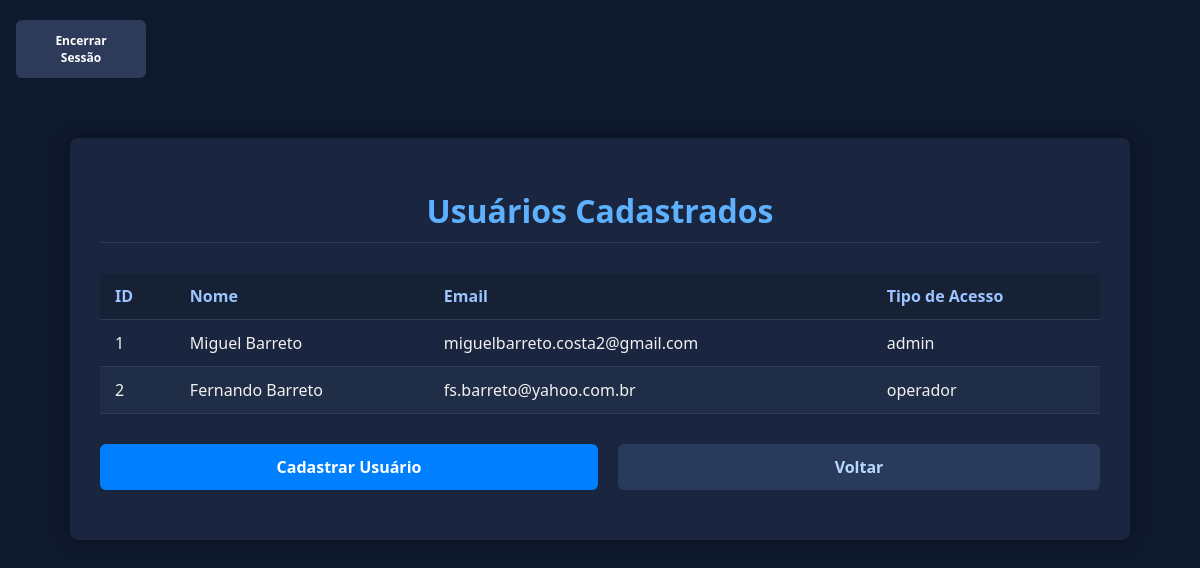
Screenshot of /usuario (signed in) with the database file from the repository.
### tables this page shows
CREATE TABLE "Usuários" (
            id INTEGER PRIMARY KEY AUTOINCREMENT,
            nome TEXT NOT NULL,
            email TEXT UNIQUE NOT NULL,
            senha TEXT NOT NULL,  
            tipo_acesso TEXT NOT NULL
        );

### app.py (the view)
@app.route("/usuario")
def usuario():
    conexao = criar_conexao()
    usuarios = Usuario.listar(conexao)
    conexao.close()
    return render_template("usuario.html", usuarios=usuarios)

### app.py (called while the page is built)
@app.context_processor
def adicionar_contexto_global():
    nome_user = None
    if "usuario_id" in session:
        conexao = criar_conexao()
        cursor = conexao.cursor()
        cursor.execute("SELECT nome FROM Usuários WHERE id = ?", (session["usuario_id"],))
        resultado = cursor.fetchone()
        if resultado:
            nome_user = resultado[0]
        conexao.close()
    return {
        "usuario_logado": "usuario_id" in session,
        "nome_user": nome_user
    }

### db.py (called while the page is built)
def criar_conexao():
    return sqlite3.connect('estoque.db')

### models/user.py (called while the page is built)
    @staticmethod
    def listar(conexao):
        cursor = conexao.cursor()
        cursor.execute("SELECT * FROM Usuários")
        resultados = cursor.fetchall()
        usuarios = []
        for row in resultados:
            usuario = Usuario(*row)
            usuarios.append(usuario)
        return usuarios

### templates/usuario.html (shortened to what this page needs)
{% extends "base.html"%}
{% block conteudo %}
    <h1 class="titulo_eq">Usuários Cadastrados</h1>
    {% if usuarios %}
        <table>
            <thead>
                <tr>
                    <th>ID</th>
                    <th>Nome</th>
                    <th>Email</th>
                    <th>Tipo de Acesso</th>
                </tr>
            </thead>
            <tbody>
                {% for u in usuarios %}
                <tr>
                    <td>{{ u.id }}</td>
                    <td>{{ u.nome }}</td>
                    <td>{{ u.email }}</td>
                    <td>{{ u.tipo_acesso }}</td>
                </tr>
                {% endfor %}
            </tbody>
        </table>
        {% else %}
            <div class ="alert">Nenhum funcionario cadastrado!</div>
        {% endif %}
    <div class="botoes">
        {% if usuario_logado %}
            <a href="{{ url_for('cadastrar_usuario') }}" class="botao_cadastrar">Cadastrar Usuário</a>
            <a href="{{ url_for('index') }}" class="voltar">Voltar</a>
        {% endif %}
    </div>
{% endblock %}

### static/style.css (style rules this page uses)
body { margin: 0; padding: 0; font-family: 'Segoe UI', sans-serif; background-color: #0f192e; color: #f1f1f1; }
.titulo_eq { text-align: center; font-size: 2rem; margin-bottom: 30px; color: #5eb1ff; border-bottom: 1px solid #2a3a5c; padding-bottom: 10px; }
table { margin-top: 20px; width: 100%; border-collapse: collapse; margin-bottom: 30px; }
th, td { padding: 12px 15px; text-align: left; border-bottom: 1px solid #2d3a59; }
th { background-color: #172135; color: #9cc4ff; font-weight: 600; }
tr:nth-child(even) { background-color: #202d46; }
.botao_cadastrar { display: inline-block; padding: 12px 20px; background-color: #0080ff; color: white; border-radius: 6px; text-decoration: none; font-weight: bold; text-align: center; transition: background-color 0.3s; }
.botoes { display: flex; justify-content: space-between; gap: 20px; flex-wrap: wrap; margin-bottom: 20px; }
.botoes a { flex: 1; text-align: center; min-width: 200px; }
.voltar { padding: 12px; font-size: 1rem; border: none; border-radius: 6px; cursor: pointer; font-weight: bold; text-align: center; background-color: #2a3a5c; color: #b8d8ff; margin-left: auto; text-decoration: none; transition: background-color 0.3s; }

### rows the page displays
Usuários: id "1", nome "Miguel Barreto", email "miguelbarreto.costa2@gmail.com", tipo_acesso "admin"
Usuários: id "2", nome "Fernando Barreto", email "fs.barreto@yahoo.com.br", tipo_acesso "operador"
